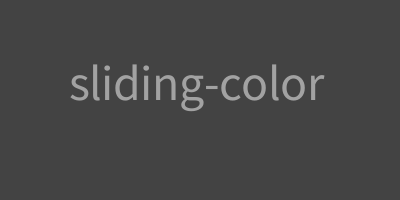
Frame 1 (no input)
Frame 60 (the mouse pressed at the canvas centre just before this capture): identical to frame 1, image omitted
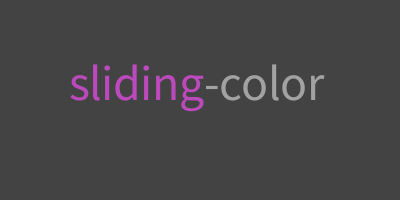
Frame 120 (the mouse held since frame 60 and released just before this capture)

The Processing sketch that drew these frames (run headless with seeded random() and noise(); from frame 60 on, the mouse is pressed at the canvas centre):

// Processing sketch: text_animation
// ── text_animation.pde
//text sliding color

color bg = #434343, backtxt = #a2a2a2, overtxt = #bc4abc;
int mousepadding = 5, textpadtrack = 0;
String word = "s l i d i n g - c o l o r", wordnospace = "sliding-color";
String[] wordarr;

void setup() {
  size(400, 200);
}

void draw() {
  background(bg);
  textSize(50);
  wordarr = split(word, " ");
  textpadtrack = 0;
  for(int charpos = 0; charpos < wordarr.length; charpos++) {
    if(mouseX < ((width - textWidth(wordnospace)) / 2) + textpadtrack) { fill(backtxt); }
    if(mouseX > ((width - textWidth(wordnospace)) / 2) + textpadtrack + mousepadding) { fill(overtxt); }
    text(wordarr[charpos], ((width - textWidth(wordnospace)) / 2) + textpadtrack, height / 2);
    textpadtrack += textWidth(wordarr[charpos]);
  }
}
